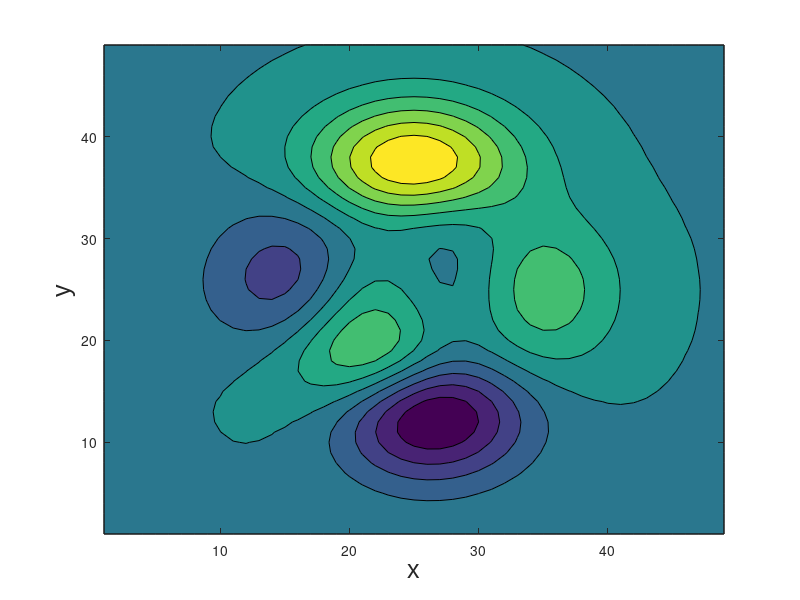

The MATLAB source for this figure: (Note: this script raises an error after producing the figure.)
function QuickStart
  % Learning path: QuickStart (you are here) -> doc/GettingStarted.m -> examples.m
  %
  % Quick example to introduce the niceColorbar features. See
  % doc/GettingStarted.m next for a guided tour of the available commands
  % and options, then examples.m for a multi-figure walkthrough (styles,
  % LaTeX titles, logos, per-line title colors, theme overrides).

  clc;
  close all;
  clearvars;

  % 1: create a plot
  contourf(peaks);    
  xlabel("x","FontName","Arial","FontSize",18);           % put x-label
  ylabel("y","FontName","Arial","FontSize",18);           % put y-label    

  % 2: Initial colorbar with title
  nc = niceColorbar('modern', 'turbo', 10);               % instantiate a niceColorbar object
  nc.ThemeMode = "light";                                 % set theme mode  
  nc.Title = {'My title'};                                % set title
  nc.Side = "top";                                        % colorbar location  
  nc.colorbar();                                          % create colorbar 
  nc.saveAsPNG();                                         % save figure as PNG image
  nc.saveAsPDF();                                         % print figure to a PDF file
  nc.saveAsFIG();                                         % save as MATLAB figure  
  
  % 3: Update colorbar (properties auto-refresh the live colorbar - no rebuild needed)
  nc.Style = "ultra";                                     % update colorbar style
  nc.Title = {'Updated','Title'};                         % update title
  nc.TitleColor = {[0.28,0.32,0.95],[0.17,0.61,0.39]};    % custom color for updated title
  nc.ColormapName = 'cool';                               % update colormap
  nc.ThemeMode = "dark";                                  % update theme mode   
  nc.TickLabelsFontName = "Segoe UI";                     % update tick labels font 
  nc.TickLabelsFontSize = 12;                             % update tick labels font size   
  nc.Side = "left";                                       % update colorbar location   
  nc.TickLabelsFormat = '%+.2f';                          % update tick label format  
  nc.Logo = ['\color[rgb]{0.3608 0.4 0.43529}THIS',...    % put a logo
             '\color[rgb]{0.9 0.11 1.0}LOGO'];   
  nc.LogoFontName = "Impact";                             % set logo font name  
  nc.saveAsPNG();                                         % save figure as PNG image
  nc.saveAsPDF();                                         % print figure to a PDF file
  nc.saveAsFIG();                                         % save as MATLAB figure  
  
end
